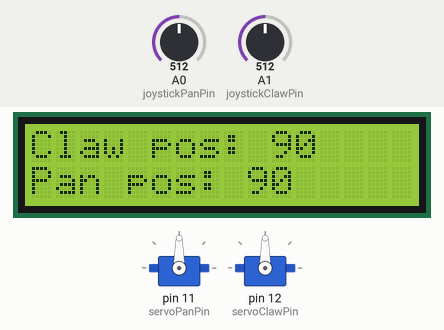
Simulated run of this sketch. Board: Arduino Uno, built with avr-gcc and run on an emulated ATmega328P. On the bench: 2 × servo, 16×2 character LCD. The test bench sets the inputs (shaded band); at power-on: A0 (joystickPanPin) = 512, A1 (joystickClawPin) = 512.

Above: at 1.2 s.
1.3 s: A0 (joystickPanPin) set to 716
At 1.65 s:
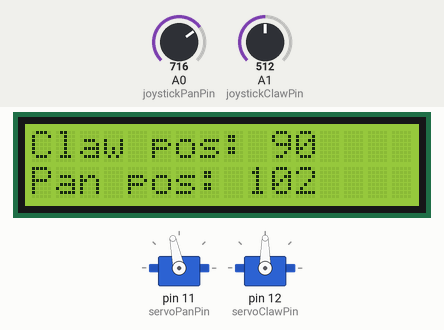
3.4 s: A1 (joystickClawPin) set to 543
5.4 s: A1 (joystickClawPin) set to 568
At 5.56 s:
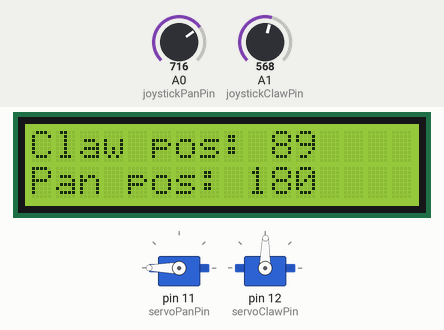
8.4 s: A1 (joystickClawPin) set to 900
At 10.0 s:
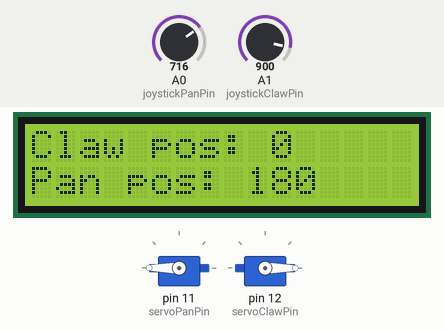
10.4 s: A0 (joystickPanPin) set to 437
11.9 s: A0 (joystickPanPin) set to 402
At 12.1 s:
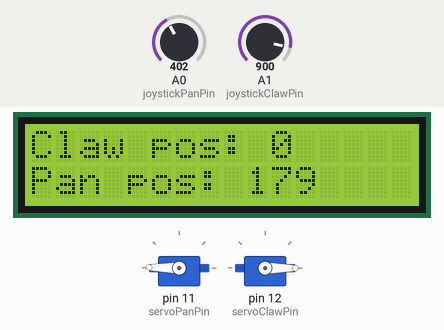
Timing chart, 0 to 18.6 s (numbered marks = the images above; inputs shaded):
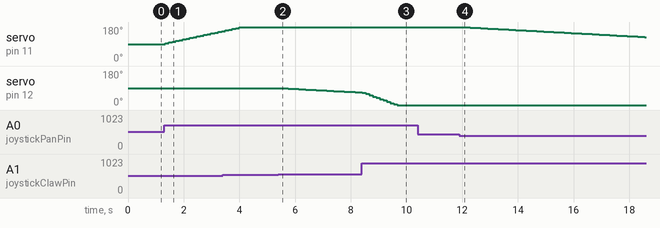

The sketch:

LCD_Joystick_Servo.ino
```cpp
//load libraries
#include <Wire.h>
#include <LCD.h>
#include <LiquidCrystal_I2C.h>
#include <Servo.h>
//Define variables

#define I2C_ADDR                  0x27        //Define I2C Address where the PCF8574A is
#define BACKLIGHT_PIN             3
#define En_pin                    2
#define Rw_pin                    1
#define Rs_pin                    0
#define D4_pin                    4
#define D5_pin                    5
#define D6_pin                    6
#define D7_pin                    7
#define lcdColumn                 16
#define lcdRow                    2
#define joystickPanPin            A0
#define joystickClawPin           A1
#define servoPanPin               11
#define servoClawPin              12

//Initialise the LCD
LiquidCrystal_I2C      lcd(I2C_ADDR, En_pin,Rw_pin,Rs_pin,D4_pin,D5_pin,D6_pin,D7_pin);
Servo panServo;
Servo clawServo;

int i;
int servoPanPosition = 90;
int servoClawPosition = 90;
int joystickPanSpeed = 0;
int joystickClawSpeed = 0;


void setup()
{
  pinMode(servoPanPin, OUTPUT);
  pinMode(servoClawPin, OUTPUT);
  panServo.attach(servoPanPin);
  clawServo.attach(servoClawPin);
  lcd.begin (lcdColumn,lcdRow);

  //Switch on the backlight
  lcd.setBacklightPin(BACKLIGHT_PIN,POSITIVE);
  lcd.setBacklight(HIGH);
}


void loop()
{
  joystickPanSpeed = (analogRead(joystickPanPin) - 468) / 50;
    // -512 to provide equal +/- numbers
  joystickClawSpeed = (analogRead(joystickClawPin) - 511) / -50;
    // negative 50 to reverse direction

  servoPanPosition = constrain((servoPanPosition + joystickPanSpeed), 0, 180);
  servoClawPosition = constrain((servoClawPosition + joystickClawSpeed), 0, 180);
    // constarin function to not exceed servo limits
  lcd.setCursor(0,0);
  lcd.print("Claw pos: ");
  lcd.print(servoClawPosition);
  lcd.print(" ");
  lcd.setCursor(0,1);
  lcd.print("Pan pos: ");
  lcd.print(servoPanPosition);
  lcd.print(" ");

  panServo.write(servoPanPosition);
  clawServo.write(servoClawPosition);

  delay(100);
    // adjustable for overall speed
}
```

Measured:
- the behaviour switches between 560 and 561 on A1 (joystickClawPin) (found by bisection; images 1 and 2)
- after the input at 1.3 s, servo on pin 11 (servoPanPin): moves from 90° to 158° over 2.0 s, starting at once; the display: first changes at once (image 1 shows a later state)
- after the input at 5.4 s, servo on pin 12 (servoClawPin): moves from 90° to 67° over 2.8 s, starting after 0.10 s; the display: changes after 0.10 s (image 2)
- after the input at 10.4 s, every drawn part: stays the same
- after the input at 11.9 s, servo on pin 11 (servoPanPin): moves from 180° to 127° over 6.5 s, starting after 0.14 s; the display: changes after 0.14 s (image 4)
